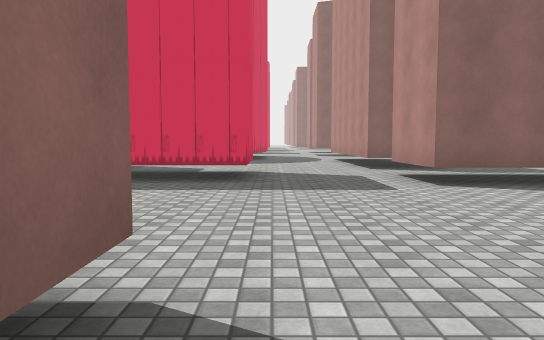
view 1 (above)

24 first-person views from a walk through a 3-D level made in the Unity game engine. The camera is 1.2 m above the floor, tilts 4° down and sees 70° across. The floor is counted in squares, 2 m on a side. Each view is taken from the middle of a square. On the plan, view 1 faces up. The plan holds only what a view shows up to about 11 squares ahead; the rest is blank. The place goes on beyond the plan. Some surface patterns are stand-ins.

view 2
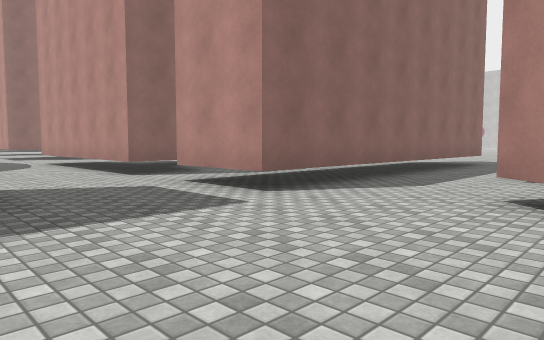

view 3
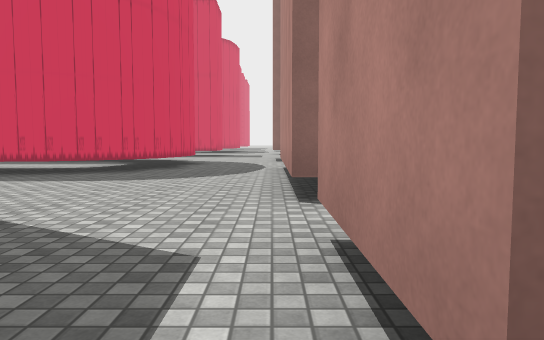

view 4
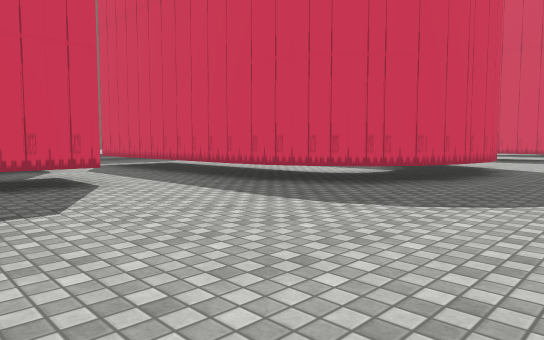

view 5
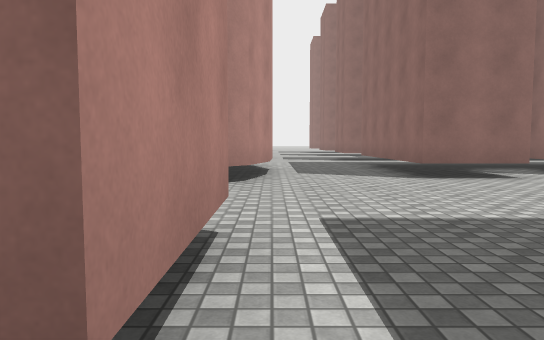

view 6
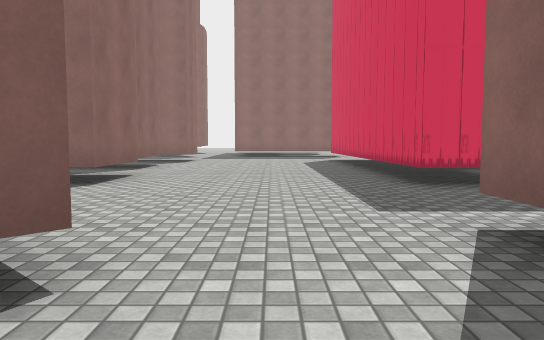

view 7
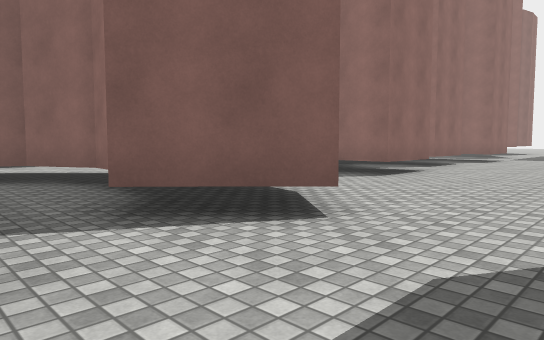

view 8
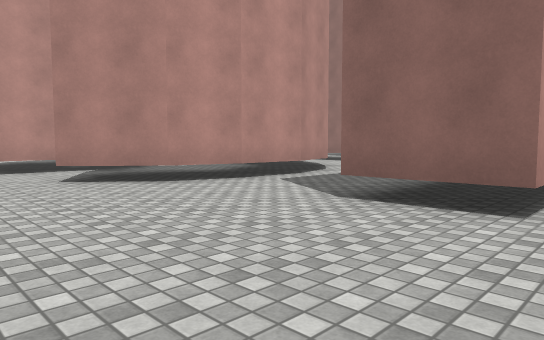

view 9
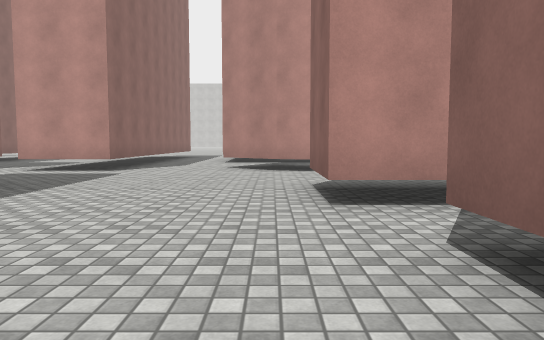

view 10
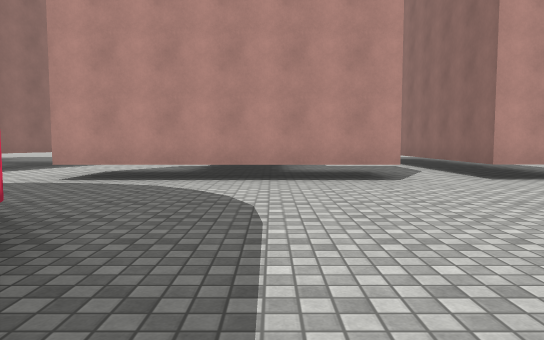

view 11
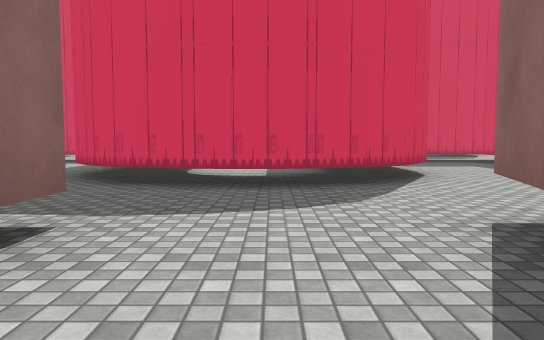

view 12
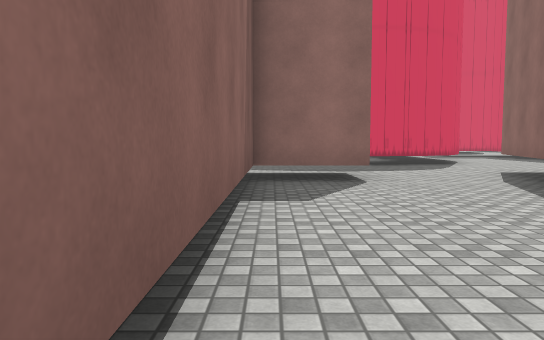

view 13
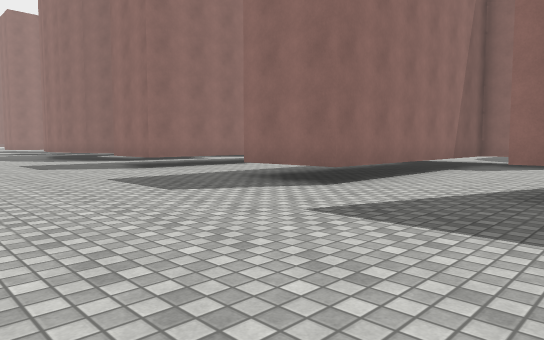

view 14
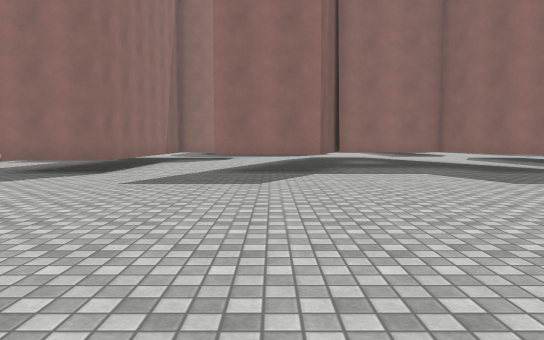

view 15
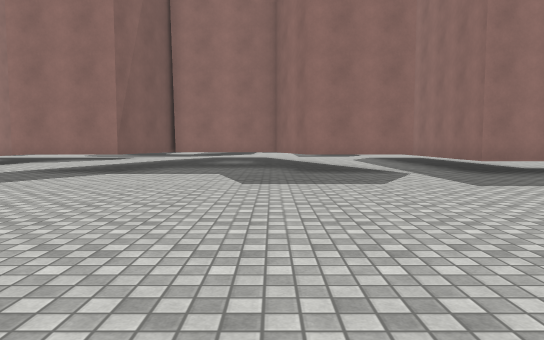

view 16
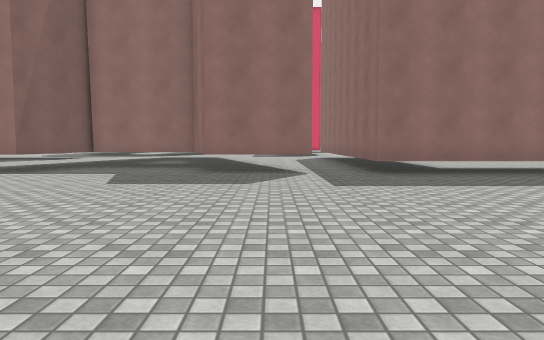

view 17
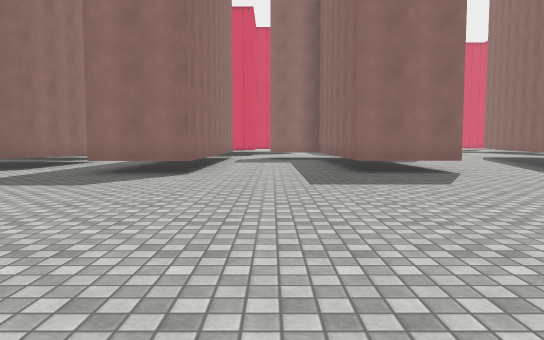

view 18
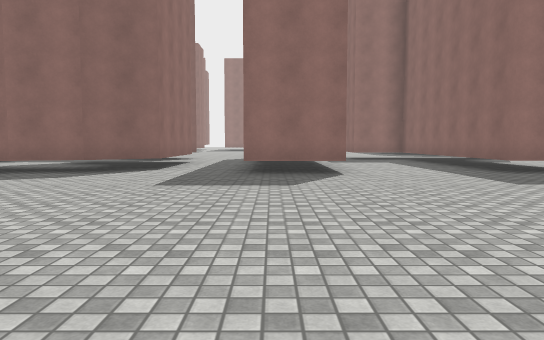

view 19
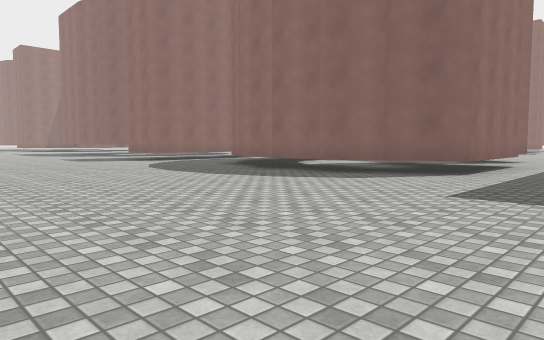

view 20
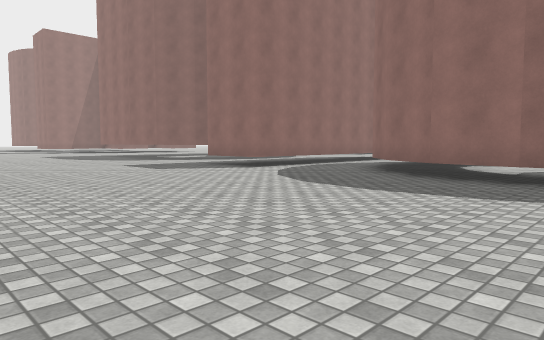

view 21
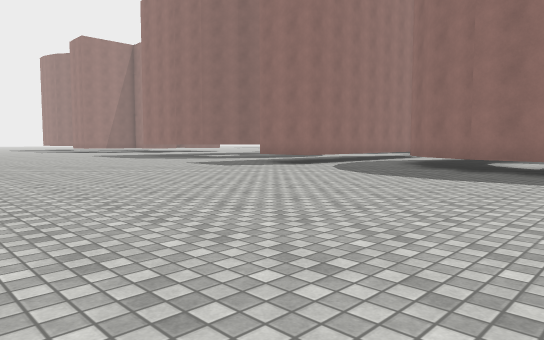

view 22
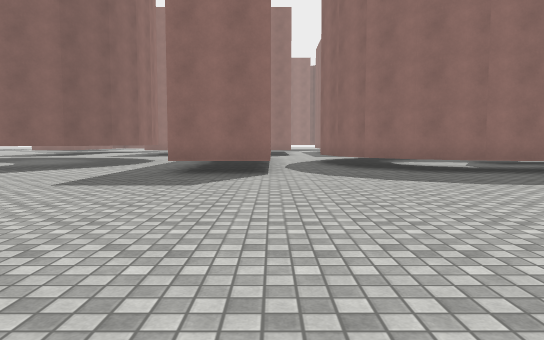

view 23
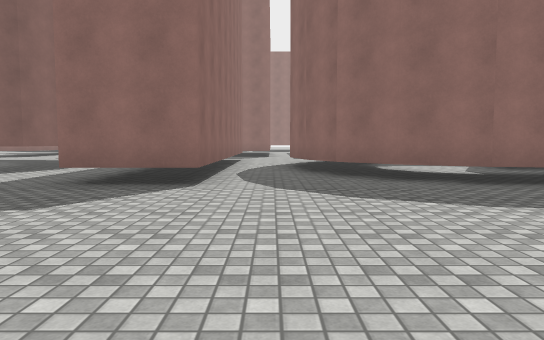

view 24
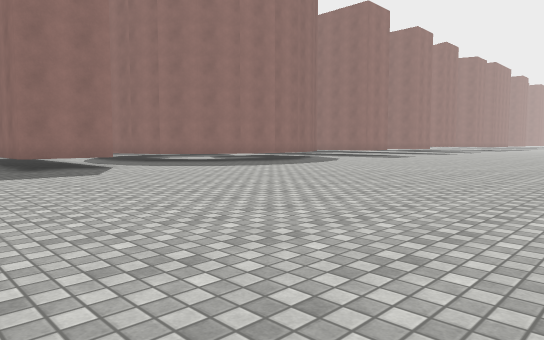

### Floor plan
Key: @ floor where view 1 was taken; # wall or solid block; . floor; T thing the floor can be seen under or through.
Columns run from 6 left of view 1 to 20 right of it. Each row starts with its distance up from view 1.
 26                 #...
 25                 #....
 24              ####......
 23 #            ...........
 22 ..              #........
 21 ....          ###.......
 20 .......       #..........
 19    #....      #.........
 18    ###..###   #........
 17      #....#######.......
 16  ... #.......####........
 15  ... T..........#.......
 14      T...TT............
 13  TTTTT...TT...........
 12 #........T ####TT....
 11 .........T   #TTT......
 10   #......T .............
  9   #......TT..............
  8      T..................
  7      T...TTT#####.......
  6 ###TTT...TTTT####........
  5 ........................
  4 ........................
  3 ..........T.####........
  2 .........TT.#   T........
  1 .##.TT..T  .    T.........
  0   #.TT@.T T.... T.........
 -1   #  T..# T.... T.........
 -2      T...TTT..  T.........
 -3      #...      T..........
 -4             ###...........
 -5            ...............
 -6            ######.........
 -7                ##..........
 -8                ##..........
 -9              ..............
-10              ##............

Where each view was taken, in squares from view 1:
view 1: 0 up, 0 right, facing up
view 2: 2 up, 1 left, facing up-right
view 3: 5 up, 2 right, facing up
view 4: 8 up, 2 right, facing up-left
view 5: 8 up, 2 right, facing down
view 6: 4 up, 5 right, facing left
view 7: 5 up, 6 right, facing down-left
view 8: 5 up, 3 left, facing down-right
view 9: 2 up, 6 left, facing right
view 10: 11 up, 4 left, facing right
view 11: 16 up, 5 right, facing left
view 12: 13 up, 10 right, facing left
view 13: 16 up, 15 right, facing down-left
view 14: 16 up, 18 right, facing left
view 15: 20 up, 18 right, facing left
view 16: 22 up, 18 right, facing left
view 17: 9 up, 18 right, facing left
view 18: 6 up, 18 right, facing left
view 19: 6 up, 17 right, facing down-left
view 20: 1 up, 17 right, facing down-left
view 21: 1 up, 19 right, facing down-left
view 22: 6 down, 18 right, facing left
view 23: 5 down, 16 right, facing left
view 24: 10 down, 20 right, facing up-left
